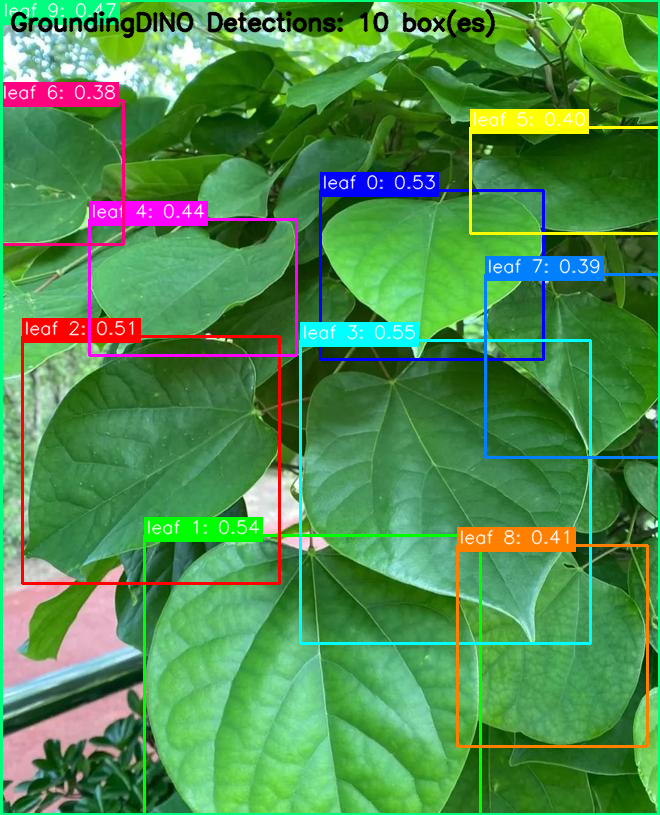
#> input picture imgs_debug/test/01_detections.png, 660 x 815 px; its folder holds only this picture in this run
$ python split.py --input imgs_debug/test
#> lines starting #> are read from the running program, lines starting #| are printed output that depends on the picture; after the words box and inside, x2 and y2 are one past the last pixel; in counts of white or black regions, pixels touching at a corner belong together
import csv
import os
import cv2
import imutils
import numpy as np
import math
import argparse
import tempfile
from pathlib import Path

def angle(img):
    # convert to grayscale
    img_gs = cv2.cvtColor(img, cv2.COLOR_BGR2GRAY)
    #inverted binary threshold
    _, thresh = cv2.threshold(img_gs, 250, 1, cv2.THRESH_BINARY_INV)
    #From a matrix of pixels to a matrix of coordinates of non-black points.
    #(note: mind the col/row order, pixels are accessed as [row, col]
    #but when we draw, it's (x, y), so have to swap here or there)
    mat = np.argwhere(thresh != 0)
    #swap here
    mat[:, [0, 1]] = mat[:, [1, 0]]
    # convert type for PCA
    mat = np.array(mat).astype(np.float32)
    #mean (e. g. the geometrical center) and eigenvectors (e. g. directions of principal components)
    m, e = cv2.PCACompute(mat, mean = np.array([]))

    #scale our primary axis by 100,
    center = tuple(m[0])
    endpoint1 = tuple(m[0] + e[0]*100)

    ## calculate the angle in degree to horizontal
    y = center[1] - endpoint1[1]
    x = endpoint1[0] - center[0]

    if x < 0 and y < 0:
        radianA = math.atan2(abs(y), abs(x))
    elif x > 0 and y < 0:
        radianA = math.atan2((-y), (-x))
    else:
        radianA = math.atan2(y,x)

    angleHor = np.rad2deg(radianA)
    return(angleHor)

def getmask(img):
    gray = cv2.cvtColor(img, cv2.COLOR_BGR2GRAY)
    blurred = cv2.medianBlur(gray, 3)
    (T, threshInv) = cv2.threshold(blurred, 0, 255, cv2.THRESH_BINARY_INV | cv2.THRESH_OTSU)
    return(threshInv)


# [384 lines left out: functions rotate_and_resize, process_with_sam, _opencv_segment_single_image, _sam_segment_single_image, standardize_image, not called in this run]


def _run_cli(args):
    """Run the CLI workflow with parsed args."""
    if not os.path.exists(args.output):
        os.makedirs(args.output)
    dirname = os.path.join(args.output, 'test')
    if not os.path.exists(dirname):
        os.makedirs(dirname)

    # remove .DS_Store file in the folder
    img = os.listdir(args.input)
    if '.DS_Store' in img:
        img.remove('.DS_Store')

    # ==================== SAM Branch ====================
    if args.use_sam:
        success = process_with_sam(args, img, dirname)
        if not success:
            print("[INFO] SAM initialization failed. Running OpenCV mode instead...")
            args.use_sam = False  # Fall through to OpenCV branch below

    # ==================== OpenCV Branch (default) ====================
    if not args.use_sam:
        with open(os.path.join(args.output, 'resize_ratio.csv'), "w", newline='') as resizcsv:
            wresizcsv = csv.writer(resizcsv)
            wresizcsv.writerow(['img_tag', 'img_num', 'resize_ratio'])

            for imagepath in img:
                pathfrom = os.path.join(args.input, imagepath)
                image = cv2.imread(pathfrom)
#> image is the input picture: shape (815, 660, 3); mean B, G, R 78.5, 141.4, 79.5

                image = cv2.copyMakeBorder(image, top=30, bottom=30, left=30, right=30,
                                           borderType=cv2.BORDER_CONSTANT, value=[255, 255, 255])
#> image: shape (875, 720, 3)
                gray = cv2.cvtColor(image, cv2.COLOR_BGR2GRAY)
                blurred = cv2.medianBlur(gray, 15)
                (T, threshInv) = cv2.threshold(blurred, 0, 255,
                                               cv2.THRESH_BINARY_INV | cv2.THRESH_OTSU)
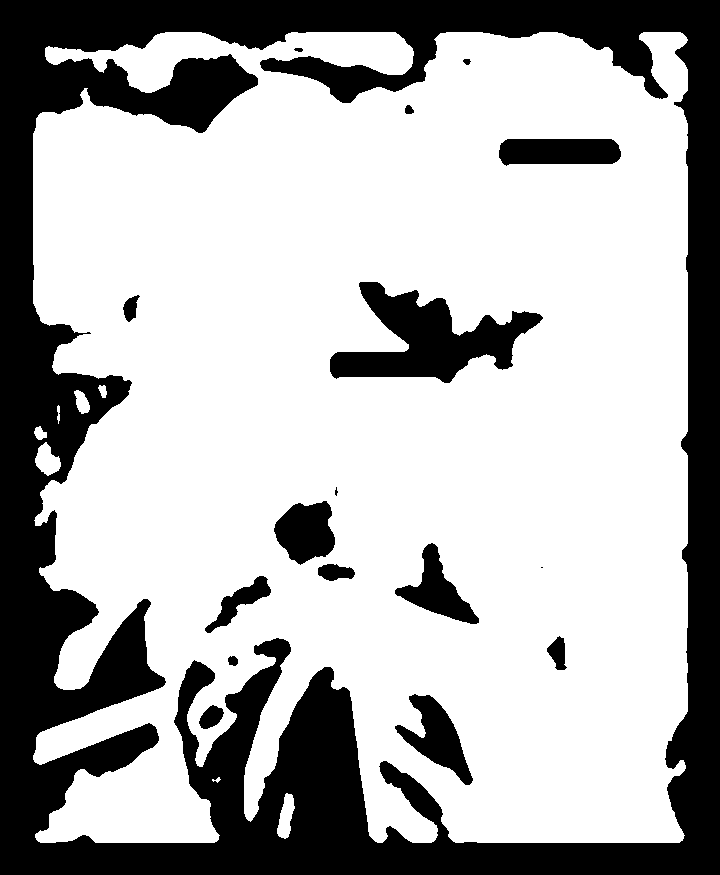
#> threshInv: shape (875, 720); 69.4% white; 17 black regions (2 under 20 px), largest, box (x1, y1, x2, y2) and area: (0, 0, 720, 875) 169142, (330, 282, 543, 383) 9807, (499, 139, 621, 166) 2940
#> T = 157
                f = cv2.bitwise_and(image, image, mask=threshInv)
                b = np.ones_like(image, np.uint8) * 255
                cv2.bitwise_not(b, b, mask=threshInv)
                image_th = f + b

                auto = imutils.auto_canny(threshInv)
#> auto: shape (875, 720); 1.5% white in thin lines or dots, all inside (x1, y1, x2, y2) = (32, 31, 688, 843)
                kernel = np.ones((5, 5), np.uint8)
                dilate = cv2.dilate(auto, kernel, iterations=1)
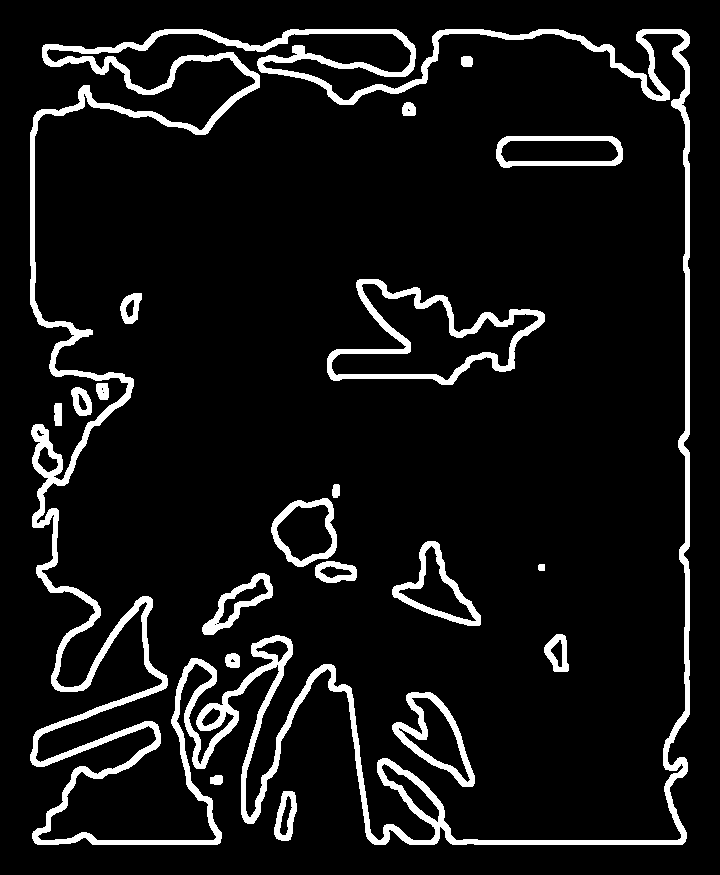
#> dilate: shape (875, 720); 8.4% white; 20 white regions
                cntss = cv2.findContours(dilate.copy(), cv2.RETR_EXTERNAL, cv2.CHAIN_APPROX_SIMPLE)
#> cntss = 6 contours; box (x1, y1, x2, y2) and area: (30, 29, 690, 845) 476704, (274, 791, 297, 841) 774, (71, 387, 92, 416) 421, (96, 383, 109, 400) 170, (54, 403, 62, 426) 146, (210, 775, 223, 785) 94
                cnts = imutils.grab_contours(cntss)
#> cnts has the same summary as cntss
                cnts = cntss[0] if len(cntss) == 2 else cntss[1]

                image_number = 0
                for c in cnts:
                    canvas = np.zeros(image_th.shape[0:2], dtype=np.uint8)
                    cv2.drawContours(canvas, [c], -1, (255, 255, 255), -1, cv2.LINE_AA)
                    res = cv2.bitwise_and(image_th, image_th, mask=canvas)
                    wbg = np.ones_like(image_th, np.uint8) * 255
                    cv2.bitwise_not(wbg, wbg, mask=canvas)
                    dst = wbg + res

                    x, y, w, heig = cv2.boundingRect(c)
                    cx = x + round(w / 2)
                    cy = y + round(heig / 2)
                    if w >= heig:
                        heig = round(round(w / 2) * 1.5)
                    else:
                        heig = round(round(heig / 2) * 1.5)

                    y1 = cy - heig
                    x1 = cx - heig
                    y2 = cy + heig
                    x2 = cx + heig

                    if y1 < 0:
                        dst = cv2.copyMakeBorder(dst, top=(-y1), bottom=0, left=0, right=0,
                                                 borderType=cv2.BORDER_CONSTANT, value=[255, 255, 255])
                        y1 = 0
                        y2 = heig + heig
                    if x1 < 0:
                        dst = cv2.copyMakeBorder(dst, top=0, bottom=0, left=(-x1), right=0,
                                                 borderType=cv2.BORDER_CONSTANT, value=[255, 255, 255])
                        x1 = 0
                        x2 = heig + heig
                    if y2 > (image.shape[0]):
                        dst = cv2.copyMakeBorder(dst, top=0, bottom=(y2 - image.shape[0]), left=0, right=0,
                                                 borderType=cv2.BORDER_CONSTANT, value=[255, 255, 255])
                    if x2 > (image.shape[1]):
                        dst = cv2.copyMakeBorder(dst, top=0, bottom=0, left=0, right=(x2 - image.shape[1]),
                                                 borderType=cv2.BORDER_CONSTANT, value=[255, 255, 255])

                    ROI = dst[y1:y2, x1:x2]

                    if heig > 128:
                        ang = 90 - angle(ROI)
                        M = cv2.getRotationMatrix2D((ROI.shape[0] / 2, ROI.shape[1] / 2), ang, 1.0)

                        mask = getmask(ROI)
                        change = cv2.warpAffine(ROI, M, (ROI.shape[0], ROI.shape[1]))
                        changmask = cv2.warpAffine(mask, M, (ROI.shape[0], ROI.shape[1]))
                        image_synthetic = cv2.bitwise_and(change, change, mask=changmask)

                        b = np.ones_like(ROI, np.uint8) * 255
                        cv2.bitwise_not(b, b, mask=changmask)
                        ROI = image_synthetic + b

                        length, height, _ = ROI.shape
                        ROIsized = cv2.resize(ROI, (256, 256), interpolation=cv2.INTER_AREA)
                        dd1 = height / 256

                        wresizcsv.writerow([imagepath, image_number, dd1])

                        nam = "{}_{}.png".format(imagepath, image_number)
                        pathdir = os.path.join(dirname, nam)
                        cv2.imwrite(pathdir, ROIsized)
                        image_number += 1
                        print(nam)
#> this loop made 6 passes
#> (w, cx, cy) on pass 6: (660, 360, 437)
#> (printed output is left out)
#> pass 1, in _run_cli, `ROI = dst[y1:y2, x1:x2]`:
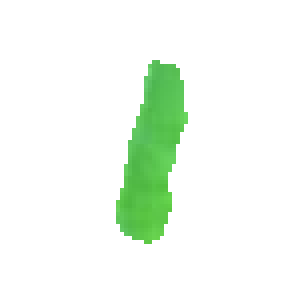
#> ROI: shape (76, 76, 3) (shown 4 times larger); mean B, G, R 239.7, 249.8, 240.6
#> after the loop:
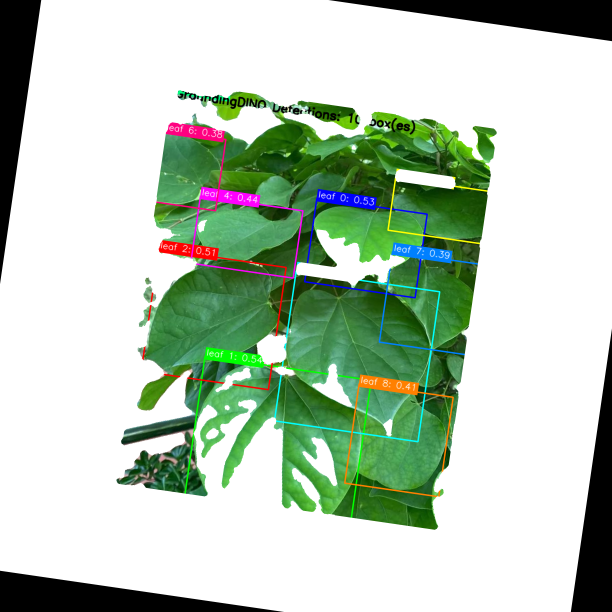
#> change: shape (1224, 1224, 3) (shown at 1/2 size); mean B, G, R 183.4, 201.5, 184.4
#> after the loop:
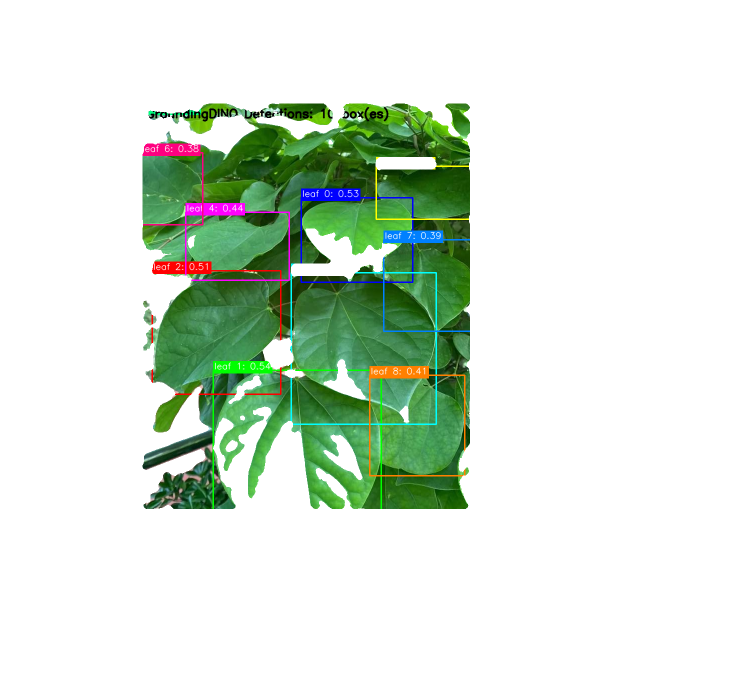
#> dst: shape (1399, 1476, 3) (shown at 1/2 size); mean B, G, R 214.6, 227.8, 215.3
#> after the loop:
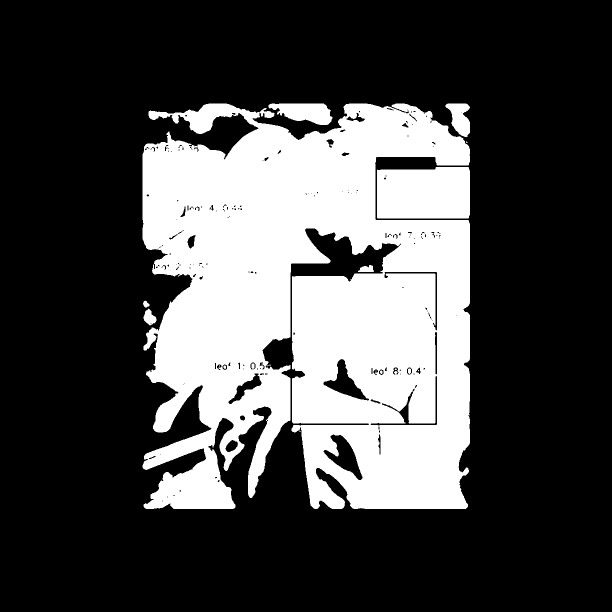
#> mask: shape (1224, 1224) (shown at 1/2 size); 28.5% white; 18 white regions (8 under 20 px), largest, box (x1, y1, x2, y2) and area: (285, 207, 940, 1018) 401146, (754, 334, 940, 437) 18524, (537, 207, 665, 250) 3701
#> after the loop:
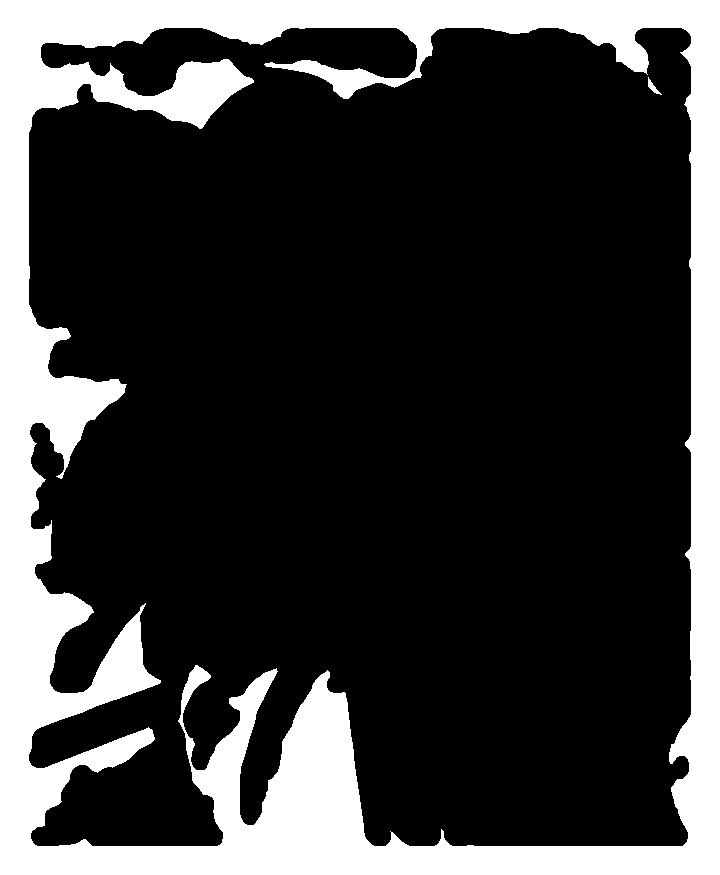
#> wbg: shape (875, 720, 3); 23% white; 2 white regions, box (x1, y1, x2, y2) and area: (0, 0, 720, 875) 144864, (648, 77, 662, 95) 81
#> after the loop, image_number = 1


if __name__ == '__main__':
    parser = argparse.ArgumentParser(
        description="Split multiple-leaf images to single-leaf images and standardize to 256*256",
        formatter_class=argparse.ArgumentDefaultsHelpFormatter)
    parser.add_argument("-i", "--input", type=Path, required=True, help="Path to the input directory")
    parser.add_argument("-o", "--output", type=Path, default='./imgs_standardized', help="Path to the output directory")
    parser.add_argument("--use-sam", action='store_true',
                        help="Use Grounded SAM for leaf segmentation instead of OpenCV contour detection")
    parser.add_argument("--sam-device", type=str, default='cuda',
                        help="Device for SAM/GroundingDINO inference ('cuda' or 'cpu')")
    parser.add_argument("--box-threshold", type=float, default=0.3,
                        help="GroundingDINO detection confidence threshold")
    parser.add_argument("--text-threshold", type=float, default=0.25,
                        help="GroundingDINO text matching threshold")
    parser.add_argument("--debug", action='store_true',
                        help="[Dev only] Save intermediate Grounded SAM visualizations to --debug-dir")
    parser.add_argument("--debug-dir", type=Path, default='./imgs_debug',
                        help="Directory to save debug visualizations (used with --debug)")

    args = parser.parse_args()
    _run_cli(args)

$ run again, on imgs_debug/test/02_sam_masks.png
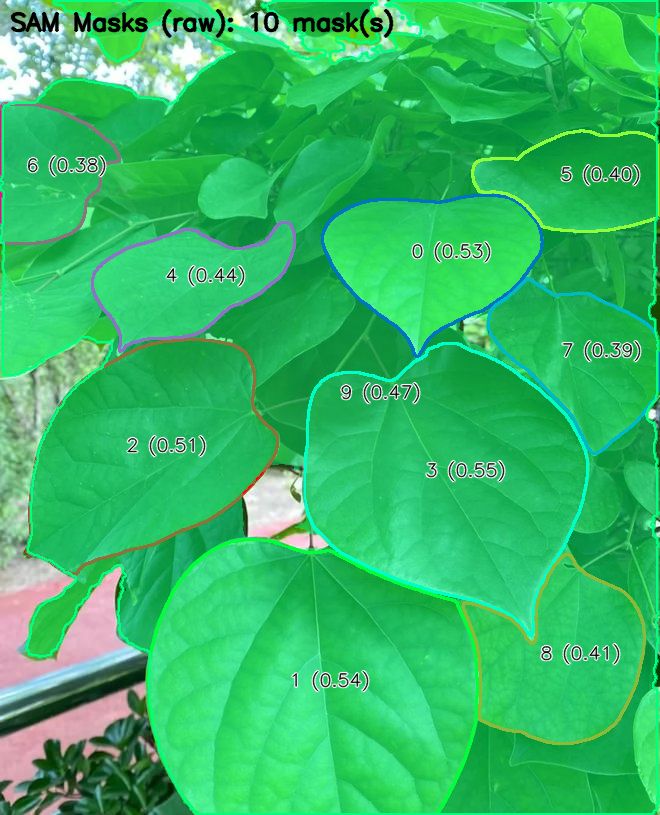
#> input picture imgs_debug/test/02_sam_masks.png, 660 x 815 px
#> in _run_cli, image is the input picture: shape (815, 660, 3); mean B, G, R 100.1, 186.6, 50.8
#> image: shape (875, 720, 3)
#> in _run_cli, `(T, threshInv) = cv2.threshold(blurred, 0, 255, cv2.THRESH_BINARY_INV ..`:
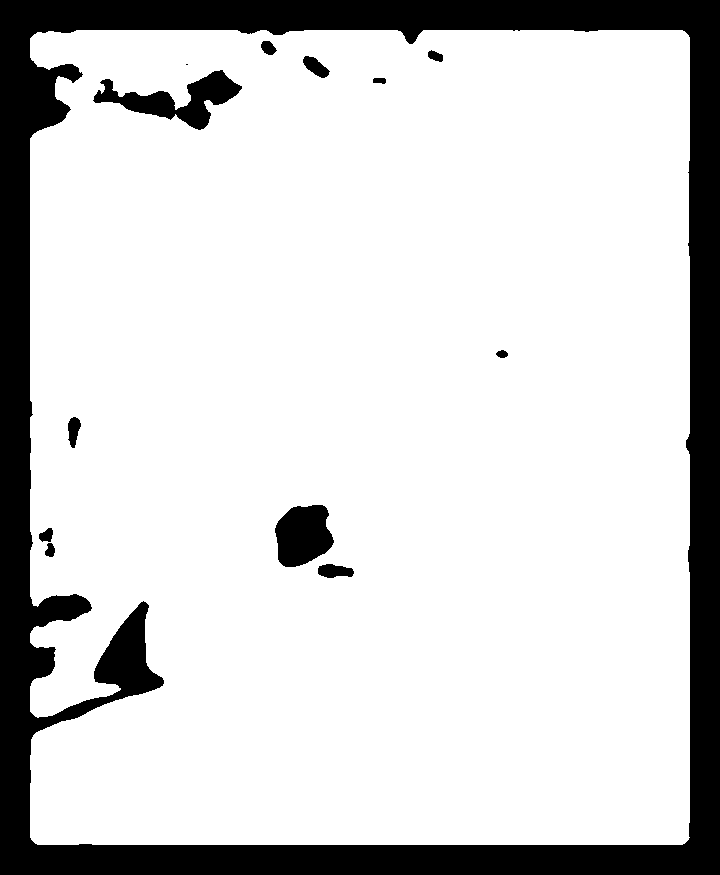
#> threshInv: shape (875, 720); 82.6% white; 13 black regions (1 under 20 px), largest, box (x1, y1, x2, y2) and area: (0, 0, 720, 875) 101763, (93, 70, 242, 130) 3321, (275, 505, 334, 567) 2765
#> in _run_cli, `(T, threshInv) = cv2.threshold(blurred, 0, 255, cv2.THRESH_BINARY_INV ..`: T = 190
#> auto: shape (875, 720); 0.77% white in thin lines or dots, all inside (x1, y1, x2, y2) = (29, 29, 690, 845)
#> dilate: shape (875, 720); 4.2% white; 12 white regions
#> cntss = 1 contour; box (x1, y1, x2, y2) and area: (27, 27, 692, 847) 538859
#> cnts has the same summary as cntss
#> the loop in _run_cli, `for c in cnts:` made 1 pass
#> (w, cx, cy) on pass 1: (665, 359, 437)
#> (printed output is left out)
#> after the loop in _run_cli, `for c in cnts:`:
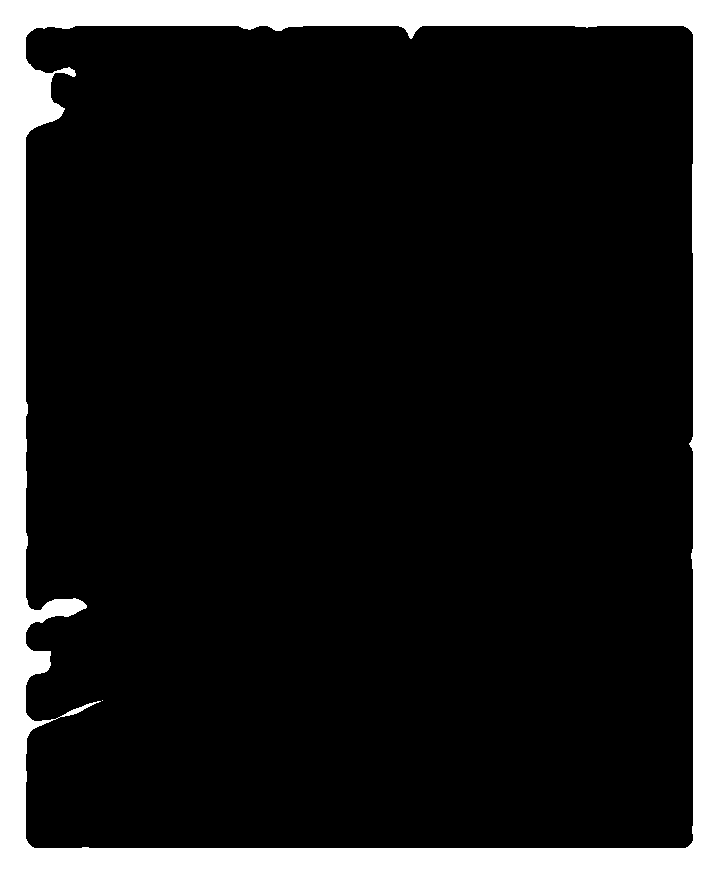
#> wbg: shape (875, 720, 3); 13.7% white; 2 white regions (1 under 20 px), largest, box (x1, y1, x2, y2) and area: (0, 0, 720, 875) 86184
#> after the loop in _run_cli, `for c in cnts:`: image_number = 1
